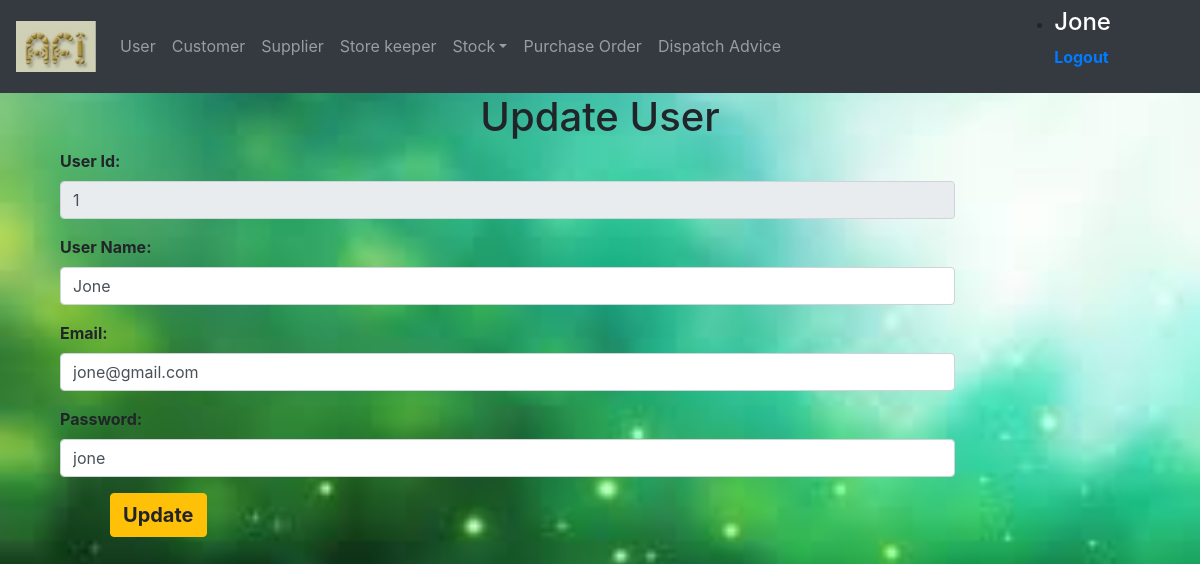
Page /users/edit.php?id=1 (signed in) on the committed database.
### tables this page shows
CREATE TABLE `users` (
  `id` bigint(20) UNSIGNED NOT NULL,
  `name` varchar(191) NOT NULL,
  `email` varchar(191) NOT NULL,
  `password` varchar(191) NOT NULL
);

### users/edit.php (the view, shortened to what this page needs)
<?php
  include '../login/dbconnection.php';
  $id=$_GET["id"];
  if (isset($id)) {
    $sqlQuery = "SELECT * FROM users WHERE id = $id";
    $result =mysqli_query($conn, $sqlQuery);
    $row = mysqli_fetch_array($result,MYSQLI_ASSOC);
  }
?>
<!DOCTYPE html>
<html lang="en">
<head>
  <link rel="stylesheet" href="../css/bootstrap.min.css">
  <link rel="stylesheet" type="text/css" href="../css/users.css"></script>
</head>
<body>
  <header><?php include '../login/nav.php'?></header>
  <div class="container">
    <h1>Update User</h1>
    <div class="col-xl-10 col-lg-10 col-md-10 col-sm-10" id="cover">
      <form action="" method="post">
        <div class="form-group">
          <label for="userId">User Id:</label>
          <input type="text" class="form-control" placeholder="Enter User id" name="userId" value="<?=$row["id"]?>" readonly>
        </div>
        <div class="form-group">
          <label for="name">User Name:</label>
          <input type="text" class="form-control" placeholder="Enter User Name" name="name" value="<?=$row["name"]?>">
        </div>
        <div class="form-group">
          <label for="email">Email:</label>
          <input type="email" class="form-control" placeholder="Enter email" name="email" value="<?=$row["email"]?>">
        </div>
        <div class="form-group">
          <label for="password">Password:</label>
          <input type="text" class="form-control" placeholder="Enter password" name="password" value="<?=$row["password"]?>">
        </div>
        <input type="submit" class="btn btn-warning" id="Butt" name="submit" value="Update"><br><br>
      </form>
    </div>
  </div>
</body>
</html>

### css/users.css (style rules this page uses)
h1 { text-align: center; font-weight: bold; }
body { background: url(../images/user_bg.jpg); background-size: cover; background-position: top; }
#cover { align-items: center; position: relative; }
label { font-weight: bold; }
input { margin-left: 50px; }
#Butt { font-size: 20px; font-weight: bold; margin-left: 50px; }

### rows in the picture
users: userId "1", name "Jone", email "jone@gmail.com", password "jone"

### other values in the picture
$_SESSION['username'] "Jone"
